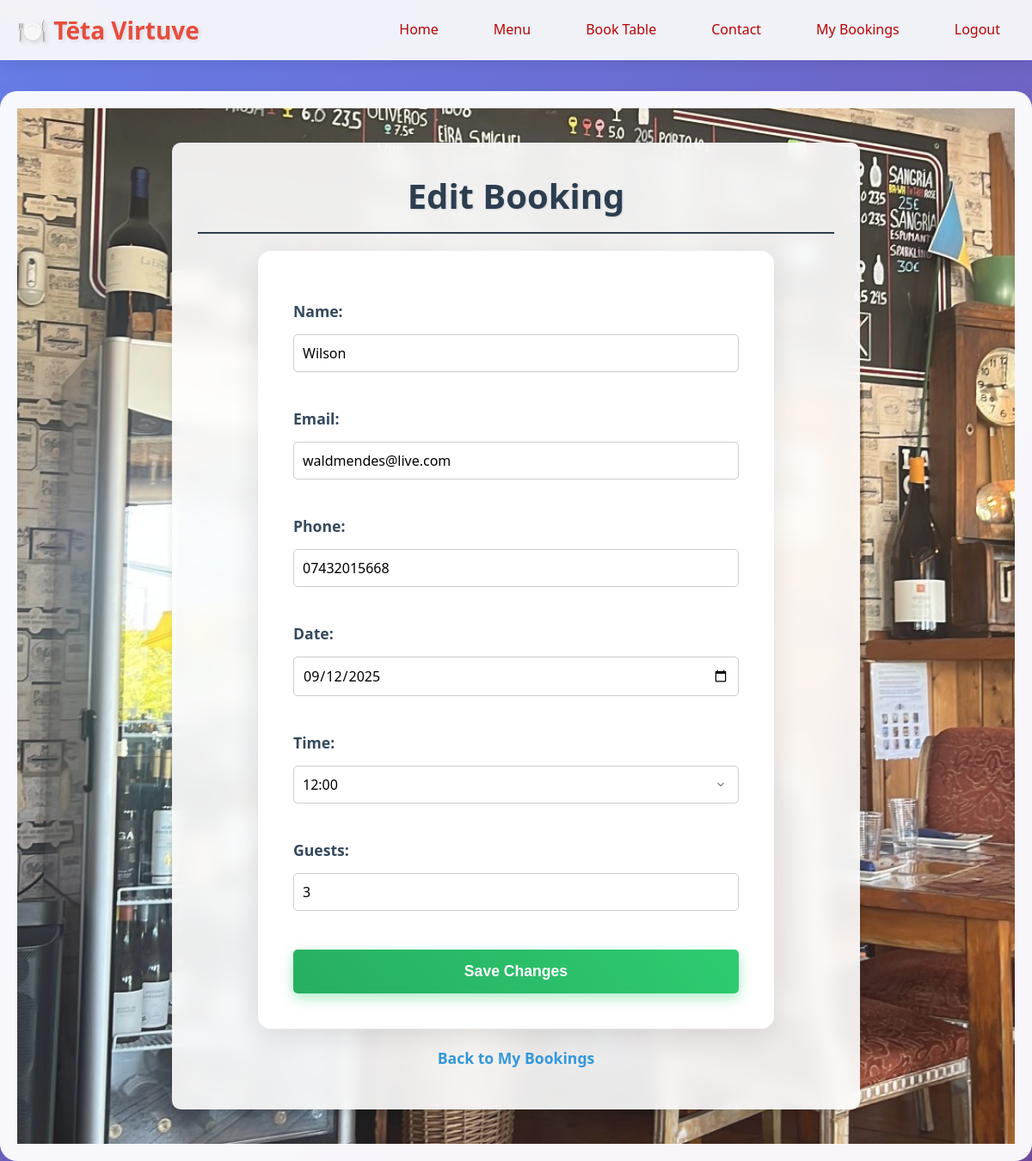
The app's page /booking/3/edit/ (signed in) with its own data.
### bookings/models.py (models this page shows, shortened)
class Booking(models.Model):
    user = models.ForeignKey(User, on_delete=models.CASCADE, related_name='bookings', null=True, blank=True)
    name = models.CharField(max_length=100)
    email = models.EmailField(max_length=254, null=True, blank=True)
    phone = models.CharField(max_length=15)
    date = models.DateField()
    time = models.TimeField()
    guests = models.IntegerField()
    tables = models.ManyToManyField(Table, related_name='bookings')
    created_at = models.DateTimeField(auto_now_add=True)
    updated_at = models.DateTimeField(auto_now=True)
    class Meta:
        ordering = ['-created_at']

### bookings/views.py (the view)
# urls.py: path('booking/<int:booking_id>/edit/', views.edit_booking, name='edit_booking'),
@login_required
def edit_booking(request, booking_id):
    booking = get_object_or_404(Booking, Q(id=booking_id, user=request.user) | Q(id=booking_id, email=request.user.email))
    times = []
    start = time(12, 0)
    end = time(22, 30)
    interval = timedelta(minutes=15)
    current = datetime.combine(datetime.min, start)
    while current.time() <= end:
        times.append(current.strftime('%H:%M'))
        current += interval
    if request.method == 'POST':
        form = BookingEditForm(request.POST, instance=booking)
        if form.is_valid():
            booking_date = form.cleaned_data['date']
            booking_time = form.cleaned_data['time']
            booking_datetime = datetime.combine(booking_date, booking_time)
            if booking_datetime < datetime.now():
                messages.error(request, 'Cannot edit a booking for a past date and time.')
                return render(request, 'bookings/edit_booking.html', {'form': form, 'booking': booking, 'times': times})
            guests = form.cleaned_data['guests']
            available = available_tables(booking_date, booking_time, guests, exclude_booking=booking)
            if not available:
                messages.error(request, f'No available tables for {guests} guests at {booking_time.strftime("%H:%M")} on {booking_date}. Please choose another time.')
                return render(request, 'bookings/edit_booking.html', {'form': form, 'booking': booking, 'times': times})
            updated_booking = form.save()
            updated_booking.tables.set(available)
            messages.success(request, 'Booking updated successfully!')
            return redirect('dashboard')
        else:
            return render(request, 'bookings/edit_booking.html', {'form': form, 'booking': booking, 'times': times})
    else:
        form = BookingEditForm(instance=booking)
    return render(request, 'bookings/edit_booking.html', {'form': form, 'booking': booking, 'times': times})

### bookings/forms.py
class BookingEditForm(forms.ModelForm):
    date = forms.DateField(widget=forms.DateInput(attrs={'type': 'date'}))
    class Meta:
        model = Booking
        fields = ['name', 'email', 'phone', 'date', 'time', 'guests']
        widgets = {
            'name': forms.TextInput(attrs={'class': 'form-control'}),
            'email': forms.EmailInput(attrs={'class': 'form-control'}),
            'phone': forms.TextInput(attrs={'class': 'form-control'}),
            'time': forms.TimeInput(attrs={'class': 'form-control'}),
            'guests': forms.NumberInput(attrs={'class': 'form-control', 'min': '1', 'max': '20'}),
        }
    def __init__(self, *args, **kwargs):
        super().__init__(*args, **kwargs)
        times = []
        start = datetime.strptime("12:00", "%H:%M")
        end = datetime.strptime("22:00", "%H:%M")
        current = start
        while current <= end:
            time_str = current.strftime("%H:%M")
            times.append((time_str, time_str))
            current += timedelta(minutes=15)
        self.fields['time'].widget = forms.Select(choices=times, attrs={'class': 'form-control'})

### bookings/templatetags/custom_filters.py (called while the page is built)
@register.filter
def to_list(messages):
    message_list = []
    for message in messages:
        if isinstance(message, Message):
            message_list.append({
                'text': message.message,
                'tags': message.tags,
            })
    return message_list

### bookings/templates/bookings/edit_booking.html (shortened to what this page needs)
{% extends 'bookings/base.html' %}
{% load static %}
{% block content %}
<!DOCTYPE html>
<html lang="en">
<head>
    {% load static %}
    <link rel="stylesheet" href="{% static 'bookings/styles.css' %}">
</head>
<body>
    <div class="background-image-edit-booking">
        <div class="container">
            <h1>Edit Booking</h1>
            <form method="post" class="booking-form">
                <label for="id_name">Name:</label>
                <input type="text" id="id_name" name="name" value="{{ booking.name }}" required>
                <label for="id_email">Email:</label>
                <input type="email" id="id_email" name="email" value="{{ booking.email }}" required>
                <label for="id_phone">Phone:</label>
                <input type="tel" id="id_phone" name="phone" value="{{ booking.phone }}" required>
                <label for="id_date">Date:</label>
                <input type="date" id="id_date" name="date" value="{{ booking.date|date:'Y-m-d' }}" required>
                <label for="id_time">Time:</label>
                <select id="id_time" name="time" required>
                    {% for t in times %}
                        <option value="{{ t }}" {% if t|time:"H:i" == booking.time|time:"H:i" %}selected{% endif %}>{{ t }}</option>
                    {% endfor %}
                </select>
                <label for="id_guests">Guests:</label>
                <input type="number" id="id_guests" name="guests" value="{{ booking.guests }}" min="1" required>
                <button type="submit" class="btn confirm">Save Changes</button>
            </form>
            <p class="text-center mt-4"><a href="{% url 'dashboard' %}">Back to My Bookings</a></p>
        </div>
    </div>
</body>
</html>
{% endblock %}

### bookings/static/bookings/css/styles.css (style rules this page uses)
* { margin: 0; padding: 0; box-sizing: border-box; }
body { font-family: 'Segoe UI', Tahoma, Geneva, Verdana, sans-serif; line-height: 1.6; color: #333; background: linear-gradient(135deg, #667eea 0%, #764ba2 100%); min-height: 100vh; }
.container { max-width: 100%; margin: 80px auto 0; padding: 20px; background: rgba(255, 255, 255, 0.95); backdrop-filter: blur(10px); border-radius: 20px; box-shadow: 0 20px 40px rgba(0, 0, 0, 0.1); min-height: calc(100vh - 100px); }
.btn { display: inline-block; padding: 15px 30px; background: linear-gradient(45deg, #e74c3c, #c0392b); color: white; text-decoration: none; border-radius: 50px; font-weight: bold; font-size: 1.1rem; transition: all 0.3s ease; border: none; cursor: pointer; box-shadow: 0 5px 15px rgba(231, 76, 60, 0.4); position: relative; overflow: hidden; }
h1 { color: #2c3e50; margin-bottom: 30px; text-align: center; font-size: 2.5rem; text-shadow: 1px 1px 2px rgba(0, 0, 0, 0.1); background-color: rgbs( 255, 255, 255, 0.35); }
form { background: rgba(255, 255, 255, 0.95); padding: 40px; border-radius: 15px; box-shadow: 0 10px 30px rgba(0, 0, 0, 0.1); max-width: 600px; margin: 0 auto; backdrop-filter: blur(5px); border: 1px solid rgba(255, 255, 255, 0.3); }
label { display: block; margin-bottom: 8px; font-weight: 600; color: #2c3e50; font-size: 1.1rem; }
input[type="text"], input[type="email"], input[type="tel"], input[type="date"], input[type="number"], select, textarea { width: 100%; padding: 15px; margin-bottom: 25px; border: 2px solid #ecf0f1; border-radius: 10px; font-size: 1rem; transition: all 0.3s ease; background: rgba(255, 255, 255, 0.9); font-family: 'Segoe UI', Tahoma, Geneva, Verdana, sans-serif; }
select { cursor: pointer; appearance: none; background-position: right 12px center; background-repeat: no-repeat; background-size: 16px; padding-right: 40px; }
.confirm { background: linear-gradient(45deg, #27ae60, #2ecc71); color: white; padding: 15px 40px; border: none; border-radius: 50px; font-size: 1.1rem; font-weight: bold; cursor: pointer; transition: all 0.3s ease; box-shadow: 0 5px 15px rgba(46, 204, 113, 0.4); width: 100%; margin-top: 10px; }
a { color: #e74c3c; text-decoration: none; transition: all 0.3s ease; }
p { margin-bottom: 15px; font-size: 1.1rem; line-height: 1.6; }
html { scroll-behavior: smooth; }
.background-image-edit-booking { background: linear-gradient(rgba(255, 255, 255, 0.1), rgba(255, 255, 255, 0.1)), url("/static/bookings/Images/Barview2.jpg") center/cover; min-height: 100vh; padding: 40px; }
.background-image-edit-booking .container { max-width: 800px; margin: auto; background-color: rgba(255, 255, 255, 0.9); padding: 30px; border-radius: 10px; box-shadow: 0 4px 8px rgba(0, 0, 0, 0.1); }
.background-image-edit-booking h1 { color: #2c3e50; font-size: 2.5em; font-weight: bold; text-align: center; margin-bottom: 20px; border-bottom: 2px solid #2c3e50; padding-bottom: 10px; }
.background-image-edit-booking .booking-form label { font-weight: 600; color: #34495e; margin-top: 15px; display: block; }
.background-image-edit-booking .booking-form input[type="text"], .background-image-edit-booking .booking-form input[type="email"], .background-image-edit-booking .booking-form input[type="tel"], .background-image-edit-booking .booking-form input[type="date"], .background-image-edit-booking .booking-form input[type="number"], .background-image-edit-booking .booking-form select { width: 100%; padding: 10px; margin-top: 5px; border: 1px solid #ccc; border-radius: 5px; box-sizing: border-box; font-size: 16px; }
.background-image-edit-booking .booking-form button { width: 100%; padding: 15px; margin-top: 20px; background-color: #e74c3c; color: white; font-size: 1.1em; font-weight: bold; border: none; border-radius: 5px; cursor: pointer; transition: background-color 0.3s ease; }
.background-image-edit-booking .text-center { text-align: center; margin-top: 20px; }
.background-image-edit-booking .text-center a { color: #3498db; text-decoration: none; font-weight: 600; transition: color 0.3s ease; }

### records on screen
Booking: name "Wilson", email "waldmendes@live.com", phone "07432015668", date "09/12/2025", guests "3"

### other values on screen
form field time "12:00"
